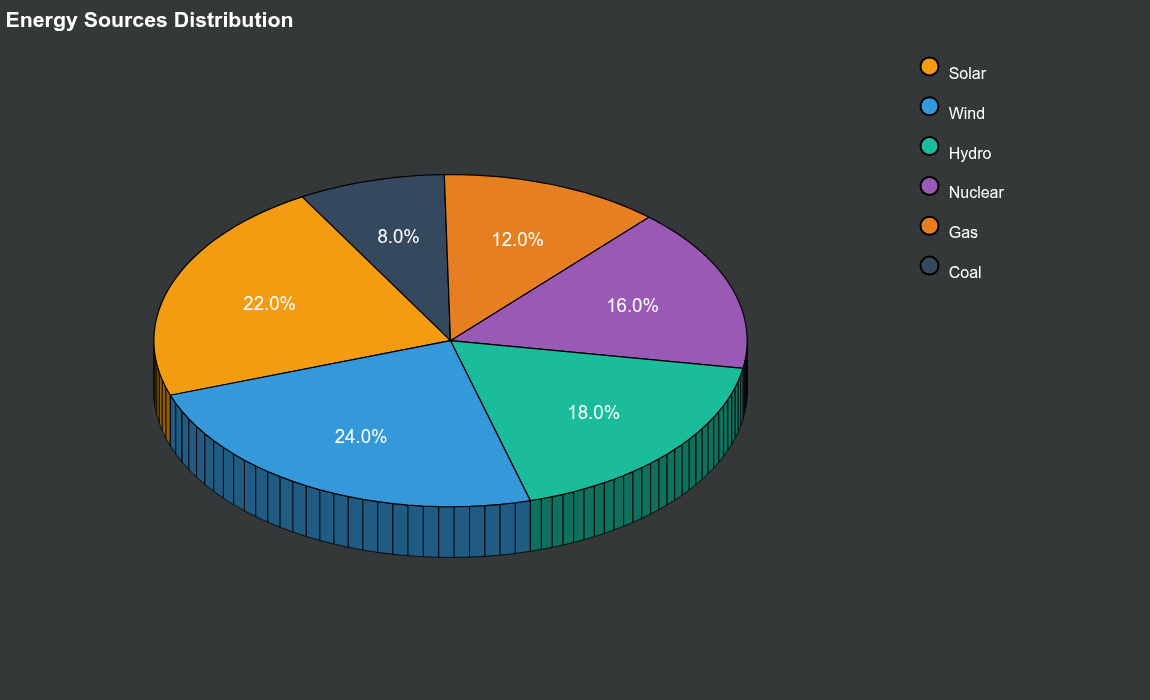

Python code for this plot:
from bokeh_rocks import *


sources = ['Solar', 'Wind', 'Hydro', 'Nuclear', 'Gas', 'Coal']
energy = [22, 24, 18, 16, 12, 8]
colors1 = ['#f39c12', '#3498db', '#1abc9c', '#9b59b6', '#e67e22', '#34495e']

pie1 = plot_3d_pie(
    values=energy,
    colors=colors1,
    labels=sources,
    title='Energy Sources Distribution',
    width=900,
    height=700,
    radius=1.8,
    depth=0.45,
    tilt=35,
    rotation=120
)
legend1 = create_legend(sources, colors1)
save_plot(row(pie1, legend1, stylesheets=[get_dark_stylesheet()]), 'output/pie3d_01')
